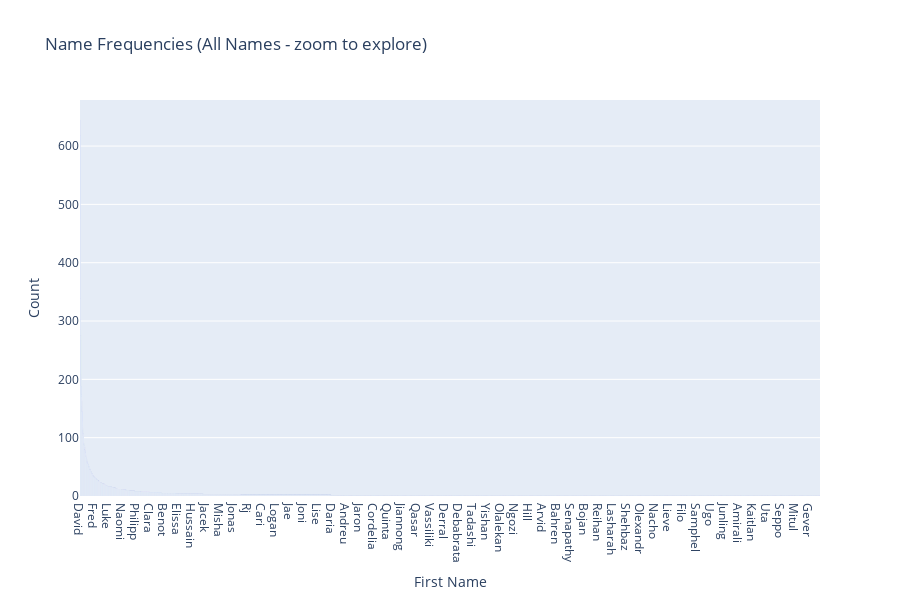
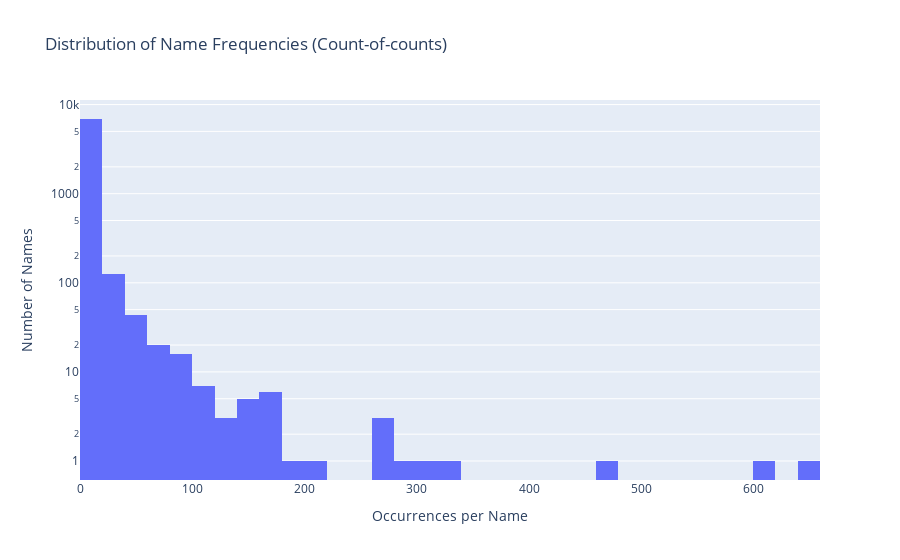

Notebook source saved alongside these figures, in order:
### Markdown cell above
## Interactive Visualization: Full Name Distribution

The following cells create interactive charts for the full distribution of first names and export the complete results (all names), not just the top 20.

### Code cell
# Interactive visualization of all name frequencies (full distribution)
# Requires: plotly, ipywidgets (optional for slider)

# Imports
import plotly.express as px
import plotly.graph_objects as go
import plotly.io as pio

try:
    from ipywidgets import interact, IntSlider
    _widgets_available = True
except Exception:
    _widgets_available = False
    print("Note: ipywidgets not available; install with `pip install ipywidgets` to enable the Top-N slider.")

# Build dataframe of name counts (all names)
name_counts_df = (
    df['first_name']
      .value_counts()
      .rename_axis('first_name')
      .reset_index(name='count')
      .sort_values('count', ascending=False)
      .reset_index(drop=True)
)

# 1) All-names interactive bar chart (zoom/pan to explore)
fig_all = px.bar(
    name_counts_df,
    x='first_name',
    y='count',
    title='Name Frequencies (All Names - zoom to explore)',
    hover_data=['first_name', 'count'],
    height=600
)
fig_all.update_layout(xaxis_title='First Name', yaxis_title='Count')
fig_all.show()

# 2) Frequency-of-frequencies histogram (how many names occur X times)
fig_hist = px.histogram(
    name_counts_df,
    x='count',
    nbins=50,
    title='Distribution of Name Frequencies (Count-of-counts)',
)
fig_hist.update_layout(xaxis_title='Occurrences per Name', yaxis_title='Number of Names', yaxis_type='log')
fig_hist.show()

# 3) Interactive Top-N bar via slider (optional if ipywidgets installed)
def _plot_top_n(n):
    subset = name_counts_df.head(int(n))
    fig = px.bar(
        subset,
        x='first_name',
        y='count',
        title=f'Top {int(n)} Names',
        hover_data=['first_name', 'count'],
        height=500
    )
    fig.update_layout(xaxis_title='First Name', yaxis_title='Count')
    fig.show()

if _widgets_available:
    interact(_plot_top_n, n=IntSlider(min=10, max=int(min(1000, len(name_counts_df))), step=10, value=100, description='Top N'))
else:
    print("Top-N slider disabled (ipywidgets not installed). You can still use the full bar chart above.")

### Figure 1 — Plotly figure (JSON) as saved in the notebook; plotly's stock layout.template omitted (floating-point values rounded to 4 significant figures; data arrays with more than 128 entries replaced by an {"elided": "..."} marker saying what was removed)
{"data": [{"hovertemplate": "first_name=%{x}<br>count=%{y}<extra></extra>", "legendgroup": "", "marker": {"color": "#636efa", "pattern": {"shape": ""}}, "name": "", "orientation": "v", "showlegend": false, "textposition": "auto", "type": "bar", "x": {"elided": "7126 str values"}, "xaxis": "x", "y": {"elided": "7126 int values"}, "yaxis": "y"}], "layout": {"barmode": "relative", "height": 600, "legend": {"tracegroupgap": 0}, "title": {"text": "Name Frequencies (All Names - zoom to explore)"}, "xaxis": {"anchor": "y", "domain": [0, 1], "title": {"text": "First Name"}}, "yaxis": {"anchor": "x", "domain": [0, 1], "title": {"text": "Count"}}}}

### Figure 2 — Plotly figure (JSON) as saved in the notebook; plotly's stock layout.template omitted (floating-point values rounded to 4 significant figures; data arrays with more than 128 entries replaced by an {"elided": "..."} marker saying what was removed)
{"data": [{"bingroup": "x", "hovertemplate": "count=%{y}<extra></extra>", "legendgroup": "", "marker": {"color": "#636efa", "pattern": {"shape": ""}}, "name": "", "nbinsx": 50, "orientation": "v", "showlegend": false, "type": "histogram", "x": {"elided": "7126 int values"}, "xaxis": "x", "yaxis": "y"}], "layout": {"barmode": "relative", "legend": {"tracegroupgap": 0}, "title": {"text": "Distribution of Name Frequencies (Count-of-counts)"}, "xaxis": {"anchor": "y", "domain": [0, 1], "title": {"text": "Occurrences per Name"}}, "yaxis": {"anchor": "x", "domain": [0, 1], "title": {"text": "Number of Names"}, "type": "log"}}}
